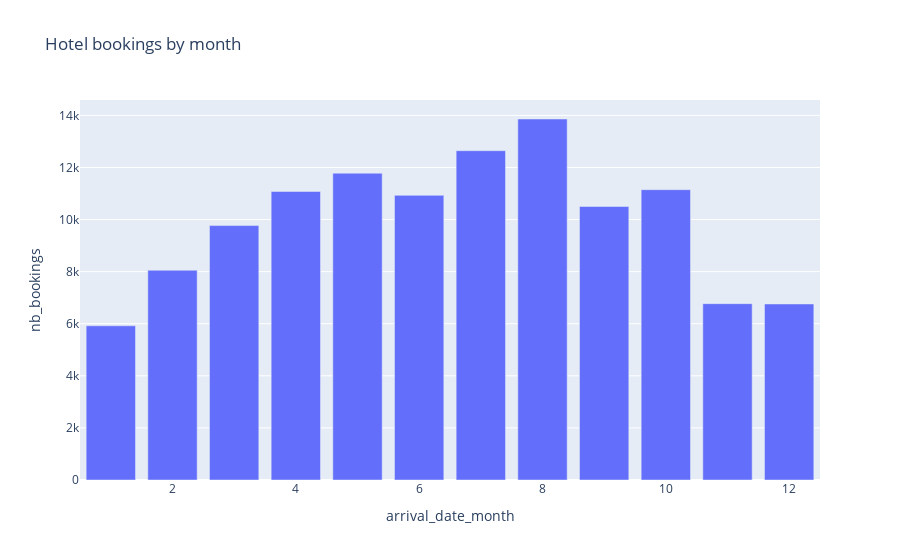

Here is the notebook cell this chart was saved with:
### Markdown cell above
## Ploting a bar graph showing the bookings per month

### Code cell
bookings_by_month = hotel_bookings.groupby("arrival_date_month", as_index=False)[["hotel_Resort"]].count().rename(columns={"hotel_Resort":"nb_bookings"})
months = ["January","February","March","April","May","June","July","August","September","October",
          "November","December"]
fig = px.bar(bookings_by_month, x="arrival_date_month",y="nb_bookings",title="Hotel bookings by month",category_orders={"arrival_date_month":months})
fig.show(config={"displayModeBar":False})

### Figure 1 — Plotly figure (JSON) as saved in the notebook; plotly's stock layout.template omitted (floating-point values rounded to 4 significant figures)
{"data": [{"alignmentgroup": "True", "hovertemplate": "arrival_date_month=%{x}<br>nb_bookings=%{y}<extra></extra>", "legendgroup": "", "marker": {"color": "#636efa", "pattern": {"shape": ""}}, "name": "", "offsetgroup": "", "orientation": "v", "showlegend": false, "textposition": "auto", "x": [1, 2, 3, 4, 5, 6, 7, 8, 9, 10, 11, 12], "xaxis": "x", "y": [5921, 8052, 9768, 11078, 11780, 10929, 12644, 13861, 10500, 11147, 6771, 6759], "yaxis": "y", "type": "bar"}], "layout": {"xaxis": {"anchor": "y", "domain": [0, 1], "title": {"text": "arrival_date_month"}, "categoryorder": "array", "categoryarray": ["January", "February", "March", "April", "May", "June", "July", "August", "September", "October", "November", "December"]}, "yaxis": {"anchor": "x", "domain": [0, 1], "title": {"text": "nb_bookings"}}, "legend": {"tracegroupgap": 0}, "title": {"text": "Hotel bookings by month"}, "barmode": "relative"}}
